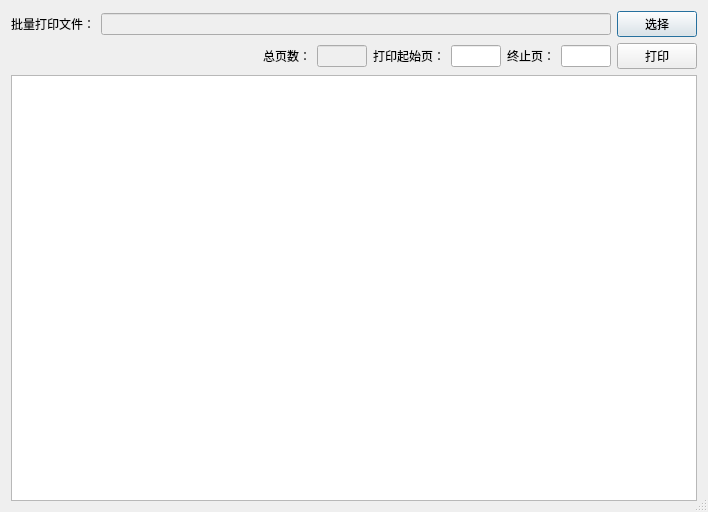
<?xml version="1.0" encoding="UTF-8"?>
<ui version="4.0">
 <class>BatchPrintDlg</class>
 <widget class="QDialog" name="BatchPrintDlg">
  <property name="geometry">
   <rect>
    <x>0</x>
    <y>0</y>
    <width>708</width>
    <height>512</height>
   </rect>
  </property>
  <property name="windowTitle">
   <string>批量打印</string>
  </property>
  <property name="sizeGripEnabled">
   <bool>true</bool>
  </property>
  <layout class="QHBoxLayout" name="horizontalLayout_3">
   <item>
    <layout class="QVBoxLayout" name="verticalLayout">
     <item>
      <layout class="QHBoxLayout" name="horizontalLayout">
       <item>
        <widget class="QLabel" name="label">
         <property name="text">
          <string>批量打印文件：</string>
         </property>
        </widget>
       </item>
       <item>
        <widget class="QLineEdit" name="edtFileName">
         <property name="enabled">
          <bool>false</bool>
         </property>
        </widget>
       </item>
       <item>
        <widget class="QPushButton" name="btnOpenFile">
         <property name="text">
          <string>选择</string>
         </property>
        </widget>
       </item>
      </layout>
     </item>
     <item>
      <layout class="QHBoxLayout" name="horizontalLayout_2">
       <item>
        <spacer name="horizontalSpacer">
         <property name="orientation">
          <enum>Qt::Horizontal</enum>
         </property>
         <property name="sizeHint" stdset="0">
          <size>
           <width>40</width>
           <height>20</height>
          </size>
         </property>
        </spacer>
       </item>
       <item>
        <widget class="QLabel" name="label_2">
         <property name="text">
          <string>总页数：</string>
         </property>
        </widget>
       </item>
       <item>
        <widget class="QLineEdit" name="edtTotalPages">
         <property name="enabled">
          <bool>false</bool>
         </property>
         <property name="maximumSize">
          <size>
           <width>50</width>
           <height>16777215</height>
          </size>
         </property>
        </widget>
       </item>
       <item>
        <widget class="QLabel" name="label_3">
         <property name="text">
          <string>打印起始页：</string>
         </property>
        </widget>
       </item>
       <item>
        <widget class="QLineEdit" name="edtBeginPage">
         <property name="maximumSize">
          <size>
           <width>50</width>
           <height>16777215</height>
          </size>
         </property>
         <property name="inputMask">
          <string>9999</string>
         </property>
        </widget>
       </item>
       <item>
        <widget class="QLabel" name="label_4">
         <property name="text">
          <string>终止页：</string>
         </property>
        </widget>
       </item>
       <item>
        <widget class="QLineEdit" name="edtEndPage">
         <property name="maximumSize">
          <size>
           <width>50</width>
           <height>16777215</height>
          </size>
         </property>
         <property name="inputMask">
          <string>9999</string>
         </property>
        </widget>
       </item>
       <item>
        <widget class="QPushButton" name="btnPrint">
         <property name="text">
          <string>打印</string>
         </property>
        </widget>
       </item>
      </layout>
     </item>
     <item>
      <widget class="QTableView" name="tvContent"/>
     </item>
    </layout>
   </item>
  </layout>
 </widget>
 <resources/>
 <connections/>
</ui>
